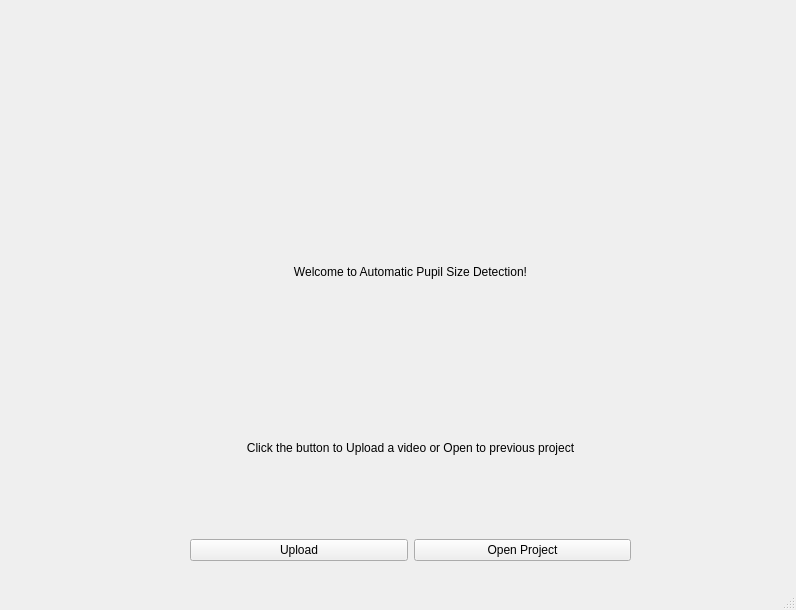
<?xml version="1.0" encoding="UTF-8"?>
<ui version="4.0">
 <class>PDMainWindow</class>
 <widget class="QMainWindow" name="PDMainWindow">
  <property name="geometry">
   <rect>
    <x>0</x>
    <y>0</y>
    <width>796</width>
    <height>610</height>
   </rect>
  </property>
  <property name="windowTitle">
   <string>Pupil Size Detection</string>
  </property>
  <property name="windowIcon">
   <iconset>
    <normaloff>resources/eye-icon.png</normaloff>resources/eye-icon.png</iconset>
  </property>
  <widget class="QWidget" name="centralwidget">
   <widget class="QWidget" name="verticalLayoutWidget">
    <property name="geometry">
     <rect>
      <x>190</x>
      <y>10</y>
      <width>441</width>
      <height>551</height>
     </rect>
    </property>
    <layout class="QVBoxLayout" name="verticalLayout">
     <property name="sizeConstraint">
      <enum>QLayout::SetDefaultConstraint</enum>
     </property>
     <item>
      <widget class="QLabel" name="eye_label">
       <property name="text">
        <string/>
       </property>
       <property name="pixmap">
        <pixmap>resources/Eye Scapes - 01b.png</pixmap>
       </property>
      </widget>
     </item>
     <item>
      <widget class="QLabel" name="welcome_label">
       <property name="text">
        <string>Welcome to Automatic Pupil Size Detection!</string>
       </property>
       <property name="textFormat">
        <enum>Qt::AutoText</enum>
       </property>
       <property name="alignment">
        <set>Qt::AlignCenter</set>
       </property>
      </widget>
     </item>
     <item>
      <widget class="QLabel" name="label">
       <property name="text">
        <string>Click the button to Upload a video or Open to previous project</string>
       </property>
       <property name="alignment">
        <set>Qt::AlignCenter</set>
       </property>
      </widget>
     </item>
     <item>
      <layout class="QHBoxLayout" name="horizontalLayout">
       <item>
        <widget class="QPushButton" name="upload_button">
         <property name="text">
          <string>Upload</string>
         </property>
        </widget>
       </item>
       <item>
        <widget class="QPushButton" name="open_button">
         <property name="text">
          <string>Open Project</string>
         </property>
        </widget>
       </item>
      </layout>
     </item>
    </layout>
   </widget>
  </widget>
  <widget class="QStatusBar" name="statusbar"/>
 </widget>
 <resources/>
 <connections/>
</ui>
